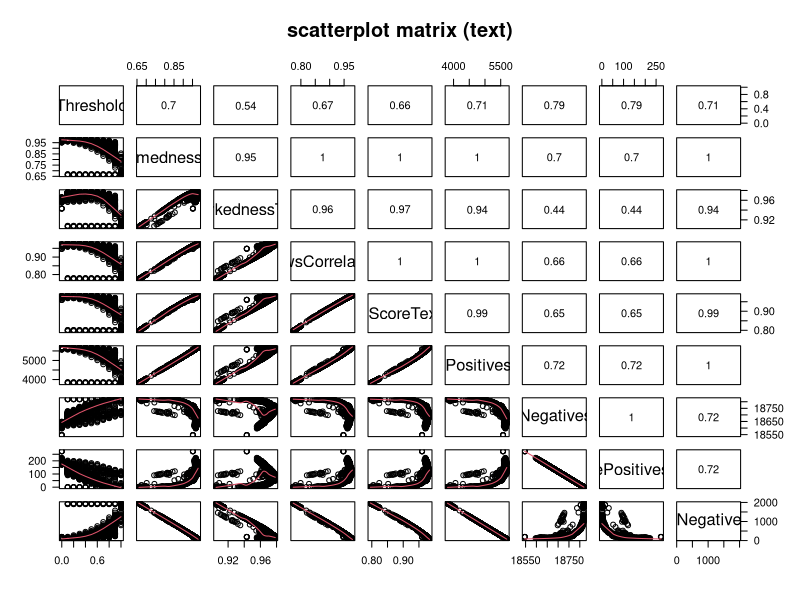
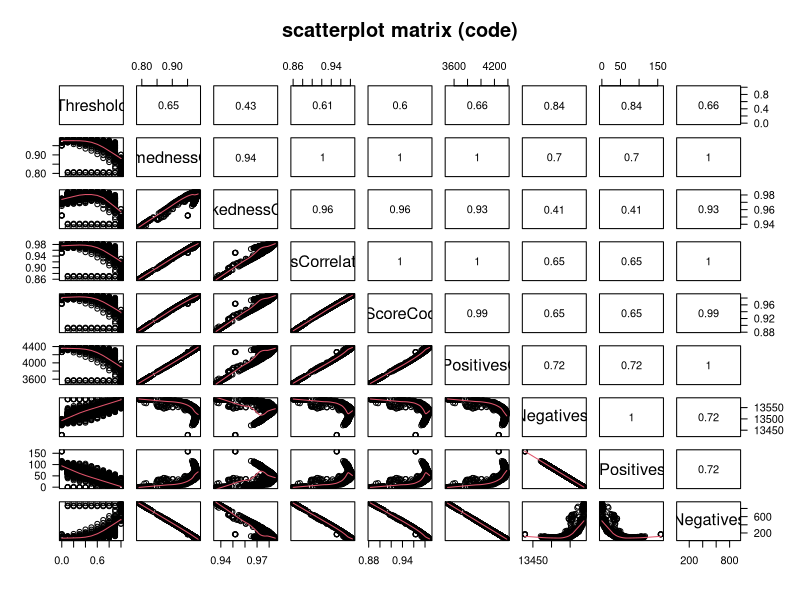

Recreate these plots in R, in order.
#setwd("F:/Git/github/r-scripts/metric-selection") # Pfad bitte anpassen
#setwd("/Users/sebastian/git/github/r-scripts/metric-selection")
setwd("C://Users//Lorik//Documents//GitHub//r-scripts//metric-selection")


library(data.table)
metric_comparison <- fread("MetricComparison_aggregated-all.csv", header=TRUE, sep=";", quote="\"", strip.white=TRUE, showProgress=TRUE, encoding="UTF-8", na.strings=c("", "null"), stringsAsFactors=FALSE)

nrow(metric_comparison)
# 1474


############################################################################################
# preparing for scatterplot
panel.cor <- function(x, y, digits=2, prefix="", cex.cor, ...){
  usr <- par("usr"); on.exit(par(usr))
  par(usr = c(0, 1, 0, 1))
  r <- abs(cor(x, y))
  txt <- format(c(r, 0.123456789), digits=digits)[1]
  txt <- paste(prefix, txt, sep="")
  if(missing(cex.cor)) cex.cor <- 0.8/strwidth(txt)
  text(0.5, 0.5, txt, cex = cex.cor * r)
}
panel.pearson <- function(x, y, ...) {
  horizontal <- (par("usr")[1] + par("usr")[2]) / 2; 
  vertical <- (par("usr")[3] + par("usr")[4]) / 2; 
  text(horizontal, vertical, format(abs(cor(x,y)), digits=2))
}



# scatterplot for text
pairs(main = "scatterplot matrix (text)",
  pch = 21,
  las=1,
  cex.panels = 3,
  cex.labels=1.5,
  upper.panel=panel.pearson,
  lower.panel=panel.smooth,
  
  ~Threshold

  +InformednessText
  +MarkednessText
  +MatthewsCorrelationText
  +FScoreText
  
  +TruePositivesText
  +TrueNegativesText
  +FalsePositivesText
  +FalseNegativesText
  ,
  data = metric_comparison)


# scatterplot for code
pairs(main = "scatterplot matrix (code)",
      pch = 21,
      las=1,
      cex.panels = 3,
      cex.labels=1.5,
      upper.panel=panel.pearson,
      lower.panel=panel.smooth,
      
      ~Threshold
      
      +InformednessCode
      +MarkednessCode
      +MatthewsCorrelationCode
      +FScoreCode
      
      +TruePositivesCode
      +TrueNegativesCode
      +FalsePositivesCode
      +FalseNegativesCode
      ,
      data = metric_comparison)
############################################################################################



############################################################################################
# choosing the best metrics per metric type
# text

# informedness
best_informedness_text_edit <- metric_comparison[metric_comparison$MetricType == 'EDIT' & metric_comparison$InformednessText == max(metric_comparison[metric_comparison$MetricType == 'EDIT']$InformednessText)]
best_informedness_text_set <- metric_comparison[metric_comparison$MetricType == 'SET' & metric_comparison$InformednessText == max(metric_comparison[metric_comparison$MetricType == 'SET']$InformednessText)]
best_informedness_text_profile <- metric_comparison[metric_comparison$MetricType == 'PROFILE' & metric_comparison$InformednessText == max(metric_comparison[metric_comparison$MetricType == 'PROFILE']$InformednessText)]
best_informedness_text_fingerprint <- metric_comparison[metric_comparison$MetricType == 'FINGERPRINT' & metric_comparison$InformednessText == max(metric_comparison[metric_comparison$MetricType == 'FINGERPRINT']$InformednessText)]
best_informedness_text_equal <- metric_comparison[metric_comparison$MetricType == 'EQUAL' & metric_comparison$InformednessText == max(metric_comparison[metric_comparison$MetricType == 'EQUAL']$InformednessText)]

best_informedness_text <- rbindlist(list(best_informedness_text_edit, best_informedness_text_set), use.names=TRUE, fill=TRUE)
best_informedness_text <- rbindlist(list(best_informedness_text, best_informedness_text_profile), use.names=TRUE, fill=TRUE)
best_informedness_text <- rbindlist(list(best_informedness_text, best_informedness_text_fingerprint), use.names=TRUE, fill=TRUE)
best_informedness_text <- rbindlist(list(best_informedness_text, best_informedness_text_equal), use.names=TRUE, fill=TRUE)

rm(best_informedness_text_edit, best_informedness_text_set, best_informedness_text_profile, best_informedness_text_fingerprint, best_informedness_text_equal)


# markedness
best_markedness_text_edit <- metric_comparison[metric_comparison$MetricType == 'EDIT' & metric_comparison$MarkednessText == max(metric_comparison[metric_comparison$MetricType == 'EDIT']$MarkednessText)]
best_markedness_text_set <- metric_comparison[metric_comparison$MetricType == 'SET' & metric_comparison$MarkednessText == max(metric_comparison[metric_comparison$MetricType == 'SET']$MarkednessText)]
best_markedness_text_profile <- metric_comparison[metric_comparison$MetricType == 'PROFILE' & metric_comparison$MarkednessText == max(metric_comparison[metric_comparison$MetricType == 'PROFILE']$MarkednessText)]
best_markedness_text_fingerprint <- metric_comparison[metric_comparison$MetricType == 'FINGERPRINT' & metric_comparison$MarkednessText == max(metric_comparison[metric_comparison$MetricType == 'FINGERPRINT']$MarkednessText)]
best_markedness_text_equal <- metric_comparison[metric_comparison$MetricType == 'EQUAL' & metric_comparison$MarkednessText == max(metric_comparison[metric_comparison$MetricType == 'EQUAL']$MarkednessText)]

best_markedness_text <- rbindlist(list(best_markedness_text_edit, best_markedness_text_set), use.names=TRUE, fill=TRUE)
best_markedness_text <- rbindlist(list(best_markedness_text, best_markedness_text_profile), use.names=TRUE, fill=TRUE)
best_markedness_text <- rbindlist(list(best_markedness_text, best_markedness_text_fingerprint), use.names=TRUE, fill=TRUE)
best_markedness_text <- rbindlist(list(best_markedness_text, best_markedness_text_equal), use.names=TRUE, fill=TRUE)

rm(best_markedness_text_edit, best_markedness_text_set, best_markedness_text_profile, best_markedness_text_fingerprint, best_markedness_text_equal)


# matthews correlation
best_matthewsCorrelation_text_edit <- metric_comparison[metric_comparison$MetricType == 'EDIT' & metric_comparison$MatthewsCorrelationText == max(metric_comparison[metric_comparison$MetricType == 'EDIT']$MatthewsCorrelationText)]
best_matthewsCorrelation_text_set <- metric_comparison[metric_comparison$MetricType == 'SET' & metric_comparison$MatthewsCorrelationText == max(metric_comparison[metric_comparison$MetricType == 'SET']$MatthewsCorrelationText)]
best_matthewsCorrelation_text_profile <- metric_comparison[metric_comparison$MetricType == 'PROFILE' & metric_comparison$MatthewsCorrelationText == max(metric_comparison[metric_comparison$MetricType == 'PROFILE']$MatthewsCorrelationText)]
best_matthewsCorrelation_text_fingerprint <- metric_comparison[metric_comparison$MetricType == 'FINGERPRINT' & metric_comparison$MatthewsCorrelationText == max(metric_comparison[metric_comparison$MetricType == 'FINGERPRINT']$MatthewsCorrelationText)]
best_matthewsCorrelation_text_equal <- metric_comparison[metric_comparison$MetricType == 'EQUAL' & metric_comparison$MatthewsCorrelationText == max(metric_comparison[metric_comparison$MetricType == 'EQUAL']$MatthewsCorrelationText)]

best_matthewsCorrelation_text <- rbindlist(list(best_matthewsCorrelation_text_edit, best_matthewsCorrelation_text_set), use.names=TRUE, fill=TRUE)
best_matthewsCorrelation_text <- rbindlist(list(best_matthewsCorrelation_text, best_matthewsCorrelation_text_profile), use.names=TRUE, fill=TRUE)
best_matthewsCorrelation_text <- rbindlist(list(best_matthewsCorrelation_text, best_matthewsCorrelation_text_fingerprint), use.names=TRUE, fill=TRUE)
best_matthewsCorrelation_text <- rbindlist(list(best_matthewsCorrelation_text, best_matthewsCorrelation_text_equal), use.names=TRUE, fill=TRUE)

rm(best_matthewsCorrelation_text_edit, best_matthewsCorrelation_text_set, best_matthewsCorrelation_text_profile, best_matthewsCorrelation_text_fingerprint, best_matthewsCorrelation_text_equal)


# fscore
best_fScore_text_edit <- metric_comparison[metric_comparison$MetricType == 'EDIT' & metric_comparison$FScoreText == max(metric_comparison[metric_comparison$MetricType == 'EDIT']$FScoreText)]
best_fScore_text_set <- metric_comparison[metric_comparison$MetricType == 'SET' & metric_comparison$FScoreText == max(metric_comparison[metric_comparison$MetricType == 'SET']$FScoreText)]
best_fScore_text_profile <- metric_comparison[metric_comparison$MetricType == 'PROFILE' & metric_comparison$FScoreText == max(metric_comparison[metric_comparison$MetricType == 'PROFILE']$FScoreText)]
best_fScore_text_fingerprint <- metric_comparison[metric_comparison$MetricType == 'FINGERPRINT' & metric_comparison$FScoreText == max(metric_comparison[metric_comparison$MetricType == 'FINGERPRINT']$FScoreText)]
best_fScore_text_equal <- metric_comparison[metric_comparison$MetricType == 'EQUAL' & metric_comparison$FScoreText == max(metric_comparison[metric_comparison$MetricType == 'EQUAL']$FScoreText)]

best_fScore_text <- rbindlist(list(best_fScore_text_edit, best_fScore_text_set), use.names=TRUE, fill=TRUE)
best_fScore_text <- rbindlist(list(best_fScore_text, best_fScore_text_profile), use.names=TRUE, fill=TRUE)
best_fScore_text <- rbindlist(list(best_fScore_text, best_fScore_text_fingerprint), use.names=TRUE, fill=TRUE)
best_fScore_text <- rbindlist(list(best_fScore_text, best_fScore_text_equal), use.names=TRUE, fill=TRUE)

rm(best_fScore_text_edit, best_fScore_text_set, best_fScore_text_profile, best_fScore_text_fingerprint, best_fScore_text_equal)


# false positives
best_falsePositives_text_edit <- metric_comparison[metric_comparison$MetricType == 'EDIT' & metric_comparison$Threshold < 1 & metric_comparison$FalsePositivesText == min(metric_comparison[metric_comparison$MetricType == 'EDIT' & metric_comparison$Threshold < 1]$FalsePositivesText)]
best_falsePositives_text_set <- metric_comparison[metric_comparison$MetricType == 'SET' & metric_comparison$Threshold < 1 & metric_comparison$FalsePositivesText == min(metric_comparison[metric_comparison$MetricType == 'SET' & metric_comparison$Threshold < 1]$FalsePositivesText)]
best_falsePositives_text_profile <- metric_comparison[metric_comparison$MetricType == 'PROFILE' & metric_comparison$Threshold < 1 & metric_comparison$FalsePositivesText == min(metric_comparison[metric_comparison$MetricType == 'PROFILE' & metric_comparison$Threshold < 1]$FalsePositivesText)]
best_falsePositives_text_fingerprint <- metric_comparison[metric_comparison$MetricType == 'FINGERPRINT' & metric_comparison$Threshold < 1 & metric_comparison$FalsePositivesText == min(metric_comparison[metric_comparison$MetricType == 'FINGERPRINT' & metric_comparison$Threshold < 1]$FalsePositivesText)]

best_falsePositives_text <- rbindlist(list(best_falsePositives_text_edit, best_falsePositives_text_set), use.names=TRUE, fill=TRUE)
best_falsePositives_text <- rbindlist(list(best_falsePositives_text, best_falsePositives_text_profile), use.names=TRUE, fill=TRUE)
best_falsePositives_text <- rbindlist(list(best_falsePositives_text, best_falsePositives_text_fingerprint), use.names=TRUE, fill=TRUE)


rm(best_falsePositives_text_edit, best_falsePositives_text_set, best_falsePositives_text_profile, best_falsePositives_text_fingerprint)


# best text
best_text <- rbindlist(list(best_informedness_text, best_markedness_text), use.names=TRUE, fill=TRUE)
best_text <- rbindlist(list(best_text, best_matthewsCorrelation_text), use.names=TRUE, fill=TRUE)
best_text <- rbindlist(list(best_text, best_fScore_text), use.names=TRUE, fill=TRUE)
best_text <- rbindlist(list(best_text, best_falsePositives_text), use.names=TRUE, fill=TRUE)


write.table(best_informedness_text, "best_informedness_text.csv", sep=";", row.names = F)
write.table(best_markedness_text, "best_markedness_text.csv", sep=";", row.names = F)
write.table(best_matthewsCorrelation_text, "best_matthewsCorrelation_text.csv", sep=";", row.names = F)
write.table(best_falsePositives_text, "best_falsePositives_text.csv", sep=";", row.names = F)




# code

# informedness
best_informedness_code_edit <- metric_comparison[metric_comparison$MetricType == 'EDIT' & metric_comparison$InformednessCode == max(metric_comparison[metric_comparison$MetricType == 'EDIT']$InformednessCode)]
best_informedness_code_set <- metric_comparison[metric_comparison$MetricType == 'SET' & metric_comparison$InformednessCode == max(metric_comparison[metric_comparison$MetricType == 'SET']$InformednessCode)]
best_informedness_code_profile <- metric_comparison[metric_comparison$MetricType == 'PROFILE' & metric_comparison$InformednessCode == max(metric_comparison[metric_comparison$MetricType == 'PROFILE']$InformednessCode)]
best_informedness_code_fingerprint <- metric_comparison[metric_comparison$MetricType == 'FINGERPRINT' & metric_comparison$InformednessCode == max(metric_comparison[metric_comparison$MetricType == 'FINGERPRINT']$InformednessCode)]
best_informedness_code_equal <- metric_comparison[metric_comparison$MetricType == 'EQUAL' & metric_comparison$InformednessCode == max(metric_comparison[metric_comparison$MetricType == 'EQUAL']$InformednessCode)]

best_informedness_code <- rbindlist(list(best_informedness_code_edit, best_informedness_code_set), use.names=TRUE, fill=TRUE)
best_informedness_code <- rbindlist(list(best_informedness_code, best_informedness_code_profile), use.names=TRUE, fill=TRUE)
best_informedness_code <- rbindlist(list(best_informedness_code, best_informedness_code_fingerprint), use.names=TRUE, fill=TRUE)
best_informedness_code <- rbindlist(list(best_informedness_code, best_informedness_code_equal), use.names=TRUE, fill=TRUE)

rm(best_informedness_code_edit, best_informedness_code_set, best_informedness_code_profile, best_informedness_code_fingerprint, best_informedness_code_equal)


# markedness
best_markedness_code_edit <- metric_comparison[metric_comparison$MetricType == 'EDIT' & metric_comparison$MarkednessCode == max(metric_comparison[metric_comparison$MetricType == 'EDIT']$MarkednessCode)]
best_markedness_code_set <- metric_comparison[metric_comparison$MetricType == 'SET' & metric_comparison$MarkednessCode == max(metric_comparison[metric_comparison$MetricType == 'SET']$MarkednessCode)]
best_markedness_code_profile <- metric_comparison[metric_comparison$MetricType == 'PROFILE' & metric_comparison$MarkednessCode == max(metric_comparison[metric_comparison$MetricType == 'PROFILE']$MarkednessCode)]
best_markedness_code_fingerprint <- metric_comparison[metric_comparison$MetricType == 'FINGERPRINT' & metric_comparison$MarkednessCode == max(metric_comparison[metric_comparison$MetricType == 'FINGERPRINT']$MarkednessCode)]
best_markedness_code_equal <- metric_comparison[metric_comparison$MetricType == 'EQUAL' & metric_comparison$MarkednessCode == max(metric_comparison[metric_comparison$MetricType == 'EQUAL']$MarkednessCode)]

best_markedness_code <- rbindlist(list(best_markedness_code_edit, best_markedness_code_set), use.names=TRUE, fill=TRUE)
best_markedness_code <- rbindlist(list(best_markedness_code, best_markedness_code_profile), use.names=TRUE, fill=TRUE)
best_markedness_code <- rbindlist(list(best_markedness_code, best_markedness_code_fingerprint), use.names=TRUE, fill=TRUE)
best_markedness_code <- rbindlist(list(best_markedness_code, best_markedness_code_equal), use.names=TRUE, fill=TRUE)

rm(best_markedness_code_edit, best_markedness_code_set, best_markedness_code_profile, best_markedness_code_fingerprint, best_markedness_code_equal)


# matthews correlation
best_matthewsCorrelation_code_edit <- metric_comparison[metric_comparison$MetricType == 'EDIT' & metric_comparison$MatthewsCorrelationCode == max(metric_comparison[metric_comparison$MetricType == 'EDIT']$MatthewsCorrelationCode)]
best_matthewsCorrelation_code_set <- metric_comparison[metric_comparison$MetricType == 'SET' & metric_comparison$MatthewsCorrelationCode == max(metric_comparison[metric_comparison$MetricType == 'SET']$MatthewsCorrelationCode)]
best_matthewsCorrelation_code_profile <- metric_comparison[metric_comparison$MetricType == 'PROFILE' & metric_comparison$MatthewsCorrelationCode == max(metric_comparison[metric_comparison$MetricType == 'PROFILE']$MatthewsCorrelationCode)]
best_matthewsCorrelation_code_fingerprint <- metric_comparison[metric_comparison$MetricType == 'FINGERPRINT' & metric_comparison$MatthewsCorrelationCode == max(metric_comparison[metric_comparison$MetricType == 'FINGERPRINT']$MatthewsCorrelationCode)]
best_matthewsCorrelation_code_equal <- metric_comparison[metric_comparison$MetricType == 'EQUAL' & metric_comparison$MatthewsCorrelationCode == max(metric_comparison[metric_comparison$MetricType == 'EQUAL']$MatthewsCorrelationCode)]

best_matthewsCorrelation_code <- rbindlist(list(best_matthewsCorrelation_code_edit, best_matthewsCorrelation_code_set), use.names=TRUE, fill=TRUE)
best_matthewsCorrelation_code <- rbindlist(list(best_matthewsCorrelation_code, best_matthewsCorrelation_code_profile), use.names=TRUE, fill=TRUE)
best_matthewsCorrelation_code <- rbindlist(list(best_matthewsCorrelation_code, best_matthewsCorrelation_code_fingerprint), use.names=TRUE, fill=TRUE)
best_matthewsCorrelation_code <- rbindlist(list(best_matthewsCorrelation_code, best_matthewsCorrelation_code_equal), use.names=TRUE, fill=TRUE)

rm(best_matthewsCorrelation_code_edit, best_matthewsCorrelation_code_set, best_matthewsCorrelation_code_profile, best_matthewsCorrelation_code_fingerprint, best_matthewsCorrelation_code_equal)


# fscore
best_fScore_code_edit <- metric_comparison[metric_comparison$MetricType == 'EDIT' & metric_comparison$FScoreCode == max(metric_comparison[metric_comparison$MetricType == 'EDIT']$FScoreCode)]
best_fScore_code_set <- metric_comparison[metric_comparison$MetricType == 'SET' & metric_comparison$FScoreCode == max(metric_comparison[metric_comparison$MetricType == 'SET']$FScoreCode)]
best_fScore_code_profile <- metric_comparison[metric_comparison$MetricType == 'PROFILE' & metric_comparison$FScoreCode == max(metric_comparison[metric_comparison$MetricType == 'PROFILE']$FScoreCode)]
best_fScore_code_fingerprint <- metric_comparison[metric_comparison$MetricType == 'FINGERPRINT' & metric_comparison$FScoreCode == max(metric_comparison[metric_comparison$MetricType == 'FINGERPRINT']$FScoreCode)]
best_fScore_code_equal <- metric_comparison[metric_comparison$MetricType == 'EQUAL' & metric_comparison$FScoreCode == max(metric_comparison[metric_comparison$MetricType == 'EQUAL']$FScoreCode)]

best_fScore_code <- rbindlist(list(best_fScore_code_edit, best_fScore_code_set), use.names=TRUE, fill=TRUE)
best_fScore_code <- rbindlist(list(best_fScore_code, best_fScore_code_profile), use.names=TRUE, fill=TRUE)
best_fScore_code <- rbindlist(list(best_fScore_code, best_fScore_code_fingerprint), use.names=TRUE, fill=TRUE)
best_fScore_code <- rbindlist(list(best_fScore_code, best_fScore_code_equal), use.names=TRUE, fill=TRUE)

rm(best_fScore_code_edit, best_fScore_code_set, best_fScore_code_profile, best_fScore_code_fingerprint, best_fScore_code_equal)


# false positives
best_falsePositives_code_edit <- metric_comparison[metric_comparison$MetricType == 'EDIT' & metric_comparison$Threshold < 1 & metric_comparison$FalsePositivesCode == min(metric_comparison[metric_comparison$MetricType == 'EDIT' & metric_comparison$Threshold < 1]$FalsePositivesCode)]
best_falsePositives_code_set <- metric_comparison[metric_comparison$MetricType == 'SET' & metric_comparison$Threshold < 1 & metric_comparison$FalsePositivesCode == min(metric_comparison[metric_comparison$MetricType == 'SET' & metric_comparison$Threshold < 1]$FalsePositivesCode)]
best_falsePositives_code_profile <- metric_comparison[metric_comparison$MetricType == 'PROFILE' & metric_comparison$Threshold < 1 & metric_comparison$FalsePositivesCode == min(metric_comparison[metric_comparison$MetricType == 'PROFILE' & metric_comparison$Threshold < 1]$FalsePositivesCode)]
best_falsePositives_code_fingerprint <- metric_comparison[metric_comparison$MetricType == 'FINGERPRINT' & metric_comparison$Threshold < 1 & metric_comparison$FalsePositivesCode == min(metric_comparison[metric_comparison$MetricType == 'FINGERPRINT' & metric_comparison$Threshold < 1]$FalsePositivesCode)]

best_falsePositives_code <- rbindlist(list(best_falsePositives_code_edit, best_falsePositives_code_set), use.names=TRUE, fill=TRUE)
best_falsePositives_code <- rbindlist(list(best_falsePositives_code, best_falsePositives_code_profile), use.names=TRUE, fill=TRUE)
best_falsePositives_code <- rbindlist(list(best_falsePositives_code, best_falsePositives_code_fingerprint), use.names=TRUE, fill=TRUE)


rm(best_falsePositives_code_edit, best_falsePositives_code_set, best_falsePositives_code_profile, best_falsePositives_code_fingerprint)


# runtime
best_runtime_edit <- metric_comparison[metric_comparison$MetricType == 'EDIT' & metric_comparison$Runtime == min(metric_comparison[metric_comparison$MetricType == 'EDIT']$Runtime)]
best_runtime_set <- metric_comparison[metric_comparison$MetricType == 'SET' & metric_comparison$Runtime == min(metric_comparison[metric_comparison$MetricType == 'SET']$Runtime)]
best_runtime_profile <- metric_comparison[metric_comparison$MetricType == 'PROFILE' & metric_comparison$Runtime == min(metric_comparison[metric_comparison$MetricType == 'PROFILE']$Runtime)]
best_runtime_fingerprint <- metric_comparison[metric_comparison$MetricType == 'FINGERPRINT' & metric_comparison$Runtime == min(metric_comparison[metric_comparison$MetricType == 'FINGERPRINT']$Runtime)]
best_runtime_equal <- metric_comparison[metric_comparison$MetricType == 'EQUAL' & metric_comparison$Runtime == min(metric_comparison[metric_comparison$MetricType == 'EQUAL']$Runtime)]

best_runtime <- rbindlist(list(best_runtime_edit, best_runtime_set), use.names=TRUE, fill=TRUE)
best_runtime <- rbindlist(list(best_runtime, best_runtime_profile), use.names=TRUE, fill=TRUE)
best_runtime <- rbindlist(list(best_runtime, best_runtime_fingerprint), use.names=TRUE, fill=TRUE)
best_runtime <- rbindlist(list(best_runtime, best_runtime_equal), use.names=TRUE, fill=TRUE)

rm(best_runtime_edit, best_runtime_set, best_runtime_profile, best_runtime_fingerprint, best_runtime_equal)


# best code 
best_code <- rbindlist(list(best_informedness_code, best_markedness_code), use.names=TRUE, fill=TRUE)
best_code <- rbindlist(list(best_code, best_matthewsCorrelation_code), use.names=TRUE, fill=TRUE)
best_code <- rbindlist(list(best_code, best_fScore_code), use.names=TRUE, fill=TRUE)
best_code <- rbindlist(list(best_code, best_falsePositives_code), use.names=TRUE, fill=TRUE)

best <- rbindlist(list(best_text, best_code), use.names=TRUE, fill=TRUE)
best <- rbindlist(list(best, best_runtime), use.names=TRUE, fill=TRUE)


# write best metrics in own csv files
write.table(best_informedness_code, "best_informedness_code.csv", sep=";", row.names = F)
write.table(best_markedness_code, "best_markedness_code.csv", sep=";", row.names = F)
write.table(best_matthewsCorrelation_code, "best_matthewsCorrelation_code.csv", sep=";", row.names = F)
write.table(best_falsePositives_code, "best_falsePositives_code.csv", sep=";", row.names = F)
write.table(best_runtime, "best_runtime.csv", sep=";", row.names = F)


